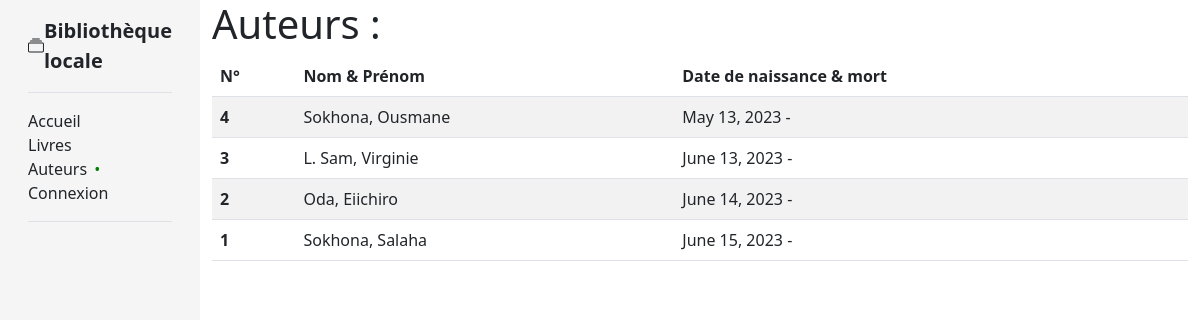
The app's page /catalog/authors/, older data.
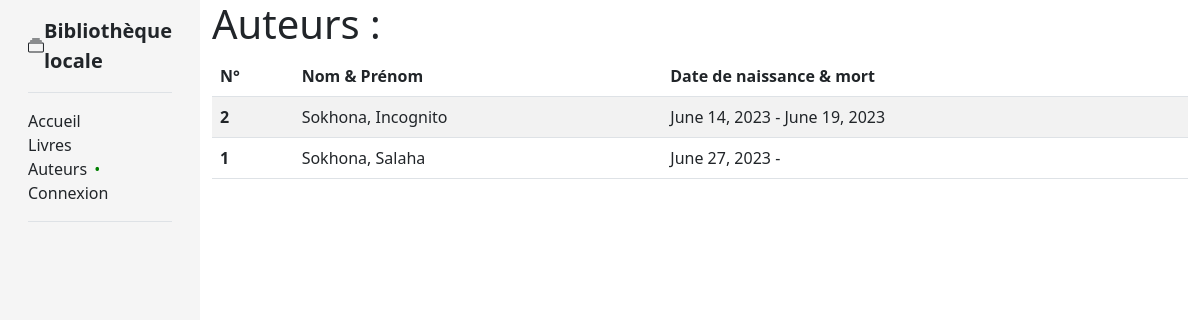
The same page, newer data.
### catalog/models.py (models this page shows, shortened)
class Author(models.Model):
    first_name = models.CharField(max_length=100)
    last_name = models.CharField(max_length=100)
    date_of_birth = models.DateField(null=True, blank=True)
    date_of_death = models.DateField('Died', null=True, blank=True)
    class Meta:
        ordering = ['last_name', 'first_name']
    def get_absolute_url(self):
        return reverse('author-detail', args=[str(self.id)])

### catalog/views.py (the view)
# urls.py: path('authors/', views.AuthorListView.as_view(), name='authors'),
class AuthorListView(generic.ListView):
    model = Author
    context_object_name = 'authors_list'  # your own name for the list as a template variable
    queryset = Author.objects.all().order_by('-id')
    paginate_by = 10
    template_name = 'authors/authors_list.html'

### catalog/templates/authors/authors_list.html (shortened to what this page needs)
{% extends "base_generic.html" %}
{% block css %}
{% load static %}
{% endblock %}
{% block content %}
<h1>Auteurs :</h1>
{% if authors_list %}
<table class="table table-striped">
  <thead>
    <tr>
      <th scope="col">N°</th>
      <th scope="col">Nom & Prénom</th>
      <th scope="col">Date de naissance & mort</th>
    </tr>
  </thead>
  <tbody>
    {% for author in authors_list %}
    <tr>
      <th scope="row">{{ author.id }}</th>
      <td><a href="{{ author.get_absolute_url }}">{{ author.last_name }}, {{ author.first_name }}</a></td>
      <td>{{ author.date_of_birth }} - {{ author.date_of_death|default:'' }}</td>
    </tr>
    {% endfor %}
  </tbody>
</table>
{% else %}
<p>There are no authors in the library.</p>
{% endif %}
{% endblock %}

### catalog/templates/base_generic.html (shortened to what this page needs)
<!DOCTYPE html>
<html lang="fr">
  <head>
    <link href="https://cdn.jsdelivr.net/npm/bootstrap@5.3.0/dist/css/bootstrap.min.css" rel="stylesheet">
    {% load static %}
    <link rel="stylesheet" href="{% static 'css/base_generic.css' %}">
  </head>
  <body>
    <div class="container-fluid">
      <div class="row">
        <div class="col-sm-2">
          <nav>
            <div class="flex-shrink-0 p-3">
              <a href="/" class="d-flex align-items-center justify-content-evenly pb-3 mb-3 link-dark text-decoration-none border-bottom">
                <span class="fs-5 fw-semibold" style="width:min-content;">Bibliothèque locale</span>
              </a>
              <ul class="list-unstyled ps-0">
                <li class="nav-item"><a class="nav-link" href="{% url 'index' %}">Accueil</a></li>
                <li class="nav-item"><a class="nav-link" href="{% url 'books' %}">Livres</a></li>
                <li class="nav-item"><a class="nav-link" href="{% url 'authors' %}">Auteurs</a></li>
                {% if user.is_authenticated %}
                <li class="nav-item"><a class="nav-link" href="{% url 'my-borrowed' %}">Mes emprunts</a></li>
                <li class="nav-item user-div">
                  <p style="text-align: center;">Utilisateur : {{ user.get_username }}</p>
                  <a class="nav-link button" href="{% url 'logout' %}">Déconnexion</a>
                </li>
                {% else %}
                <li class="nav-item"><a class="nav-link" href="{% url 'login' %}?next={{ request.path }}">Connexion</a></li>
                {% endif %}
                <li class="border-top my-3"></li>
              </ul>
            </div>
          </nav>
        </div>
        <div class="col-sm-10 ">
          {% block content %}
          {% endblock %}
        </div>
      </div>
    </div>
  </body>
</html>

### catalog/static/css/base_generic.css (style rules this page uses)
@media (min-width: 992px) { .container-fluid > .row { height: 100%; } }
html, body, .container-fluid { height: 100%; }
a { color: inherit; text-decoration: none; }
a.active::after { content: "•"; margin-left: 5%; color: green; }
h1, h2, h3, h4, h5, h6 { font-weight: 300; line-height: 1.2; }
div:has(> nav) { background-color: whitesmoke; }

Row changes from the older to the newer data that the page shows:
removed Author: id "4", last_name "Sokhona", first_name "Ousmane", date_of_birth "May 13, 2023"
removed Author: id "3", last_name "L. Sam", first_name "Virginie", date_of_birth "June 13, 2023"
changed Author id 2: last_name "Oda" → "Sokhona"; first_name "Eiichiro" → "Incognito"; date_of_death (not shown) → "June 19, 2023"
changed Author "Salaha": date_of_birth "June 15, 2023" → "June 27, 2023"
